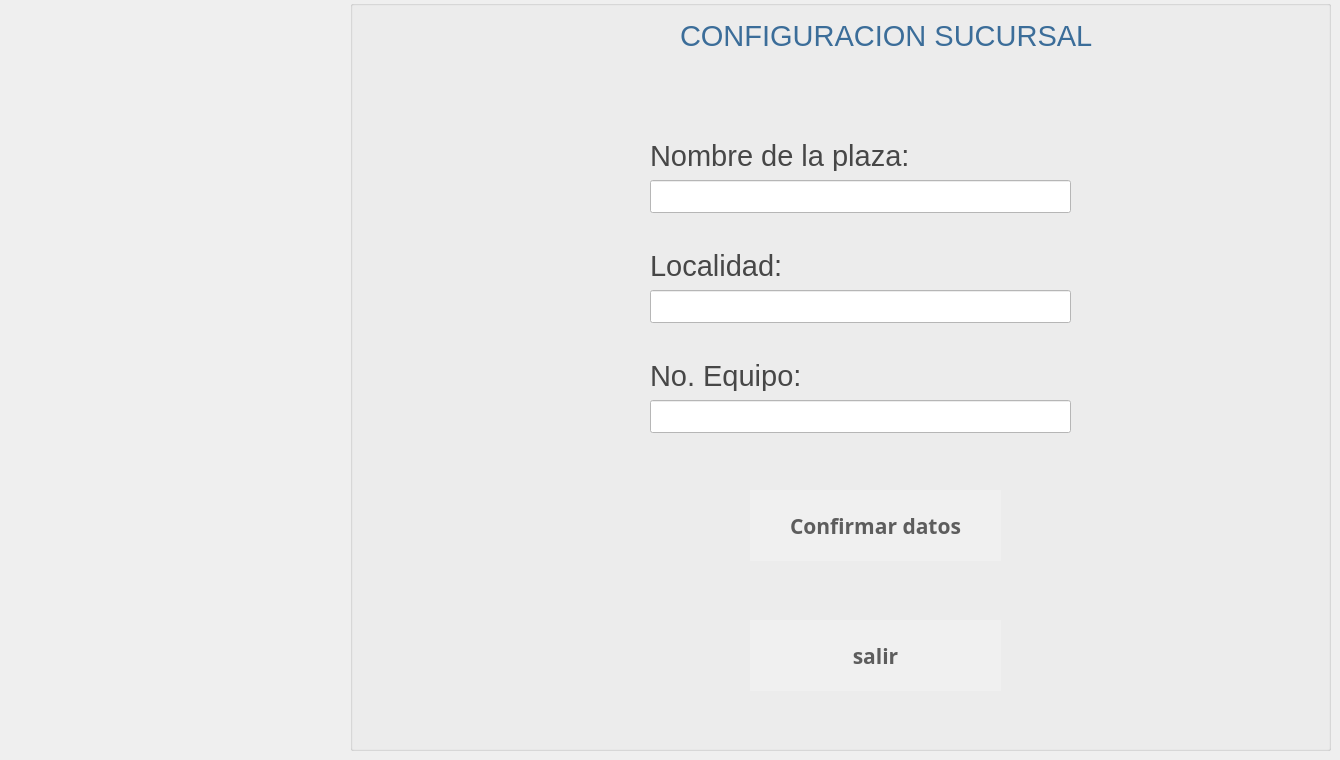
   <widget class="QWidget" name="page_18">
    <widget class="QGroupBox" name="groupBox_8">
     <property name="geometry">
      <rect>
       <x>350</x>
       <y>0</y>
       <width>981</width>
       <height>751</height>
      </rect>
     </property>
     <property name="title">
      <string/>
     </property>
     <widget class="QLabel" name="ltime_51">
      <property name="geometry">
       <rect>
        <x>300</x>
        <y>250</y>
        <width>391</width>
        <height>31</height>
       </rect>
      </property>
      <property name="font">
       <font>
        <family>Segoe UI</family>
        <pointsize>22</pointsize>
        <weight>50</weight>
        <italic>false</italic>
        <bold>false</bold>
       </font>
      </property>
      <property name="styleSheet">
       <string notr="true">background-color:transparent;
color:rgb(71, 71, 71)
</string>
      </property>
      <property name="text">
       <string>Localidad: </string>
      </property>
     </widget>
     <widget class="QLineEdit" name="lnom">
      <property name="geometry">
       <rect>
        <x>300</x>
        <y>180</y>
        <width>421</width>
        <height>33</height>
       </rect>
      </property>
      <property name="styleSheet">
       <string notr="true">background-color:white;
color:black;</string>
      </property>
     </widget>
     <widget class="QLineEdit" name="leq">
      <property name="geometry">
       <rect>
        <x>300</x>
        <y>400</y>
        <width>421</width>
        <height>33</height>
       </rect>
      </property>
      <property name="styleSheet">
       <string notr="true">background-color:white;
color:black;</string>
      </property>
     </widget>
     <widget class="QLabel" name="ltime_52">
      <property name="geometry">
       <rect>
        <x>300</x>
        <y>360</y>
        <width>491</width>
        <height>31</height>
       </rect>
      </property>
      <property name="font">
       <font>
        <family>Segoe UI</family>
        <pointsize>22</pointsize>
        <weight>50</weight>
        <italic>false</italic>
        <bold>false</bold>
       </font>
      </property>
      <property name="styleSheet">
       <string notr="true">background-color:transparent;
color:rgb(71, 71, 71)
</string>
      </property>
      <property name="text">
       <string>No. Equipo:</string>
      </property>
     </widget>
     <widget class="QPushButton" name="bsalirsucursal">
      <property name="geometry">
       <rect>
        <x>400</x>
        <y>620</y>
        <width>251</width>
        <height>71</height>
       </rect>
      </property>
      <property name="font">
       <font>
        <family>Ubuntu Mono</family>
        <pointsize>16</pointsize>
        <weight>75</weight>
        <italic>false</italic>
        <bold>true</bold>
        <underline>false</underline>
       </font>
      </property>
      <property name="toolTip">
       <string>Ayuda</string>
      </property>
      <property name="toolTipDuration">
       <number>3</number>
      </property>
      <property name="whatsThis">
       <string extracomment="help"/>
      </property>
      <property name="styleSheet">
       <string notr="true">background-color:rgb(240, 240, 240);
color:rgb(93, 93, 93);
border-radius:80%</string>
      </property>
      <property name="text">
       <string>salir</string>
      </property>
      <property name="icon">
       <iconset>
        <normaloff>../../../../../cajsSATELITE/eum/app/cajeroF/iconos/fb5.png</normaloff>../../../../../cajsSATELITE/eum/app/cajeroF/iconos/fb5.png</iconset>
      </property>
      <property name="iconSize">
       <size>
        <width>40</width>
        <height>40</height>
       </size>
      </property>
     </widget>
     <widget class="QPushButton" name="bconfirmarplaza">
      <property name="geometry">
       <rect>
        <x>400</x>
        <y>490</y>
        <width>251</width>
        <height>71</height>
       </rect>
      </property>
      <property name="font">
       <font>
        <family>Ubuntu Mono</family>
        <pointsize>16</pointsize>
        <weight>75</weight>
        <italic>false</italic>
        <bold>true</bold>
        <underline>false</underline>
       </font>
      </property>
      <property name="toolTip">
       <string>Ayuda</string>
      </property>
      <property name="toolTipDuration">
       <number>3</number>
      </property>
      <property name="whatsThis">
       <string extracomment="help"/>
      </property>
      <property name="styleSheet">
       <string notr="true">background-color:rgb(240, 240, 240);
color:rgb(93, 93, 93);
border-radius:80%</string>
      </property>
      <property name="text">
       <string>Confirmar datos</string>
      </property>
      <property name="icon">
       <iconset>
        <normaloff>../../../../../cajsSATELITE/eum/app/cajeroF/iconos/fl.png</normaloff>../../../../../cajsSATELITE/eum/app/cajeroF/iconos/fl.png</iconset>
      </property>
      <property name="iconSize">
       <size>
        <width>40</width>
        <height>40</height>
       </size>
      </property>
     </widget>
     <widget class="QLabel" name="ltime_53">
      <property name="geometry">
       <rect>
        <x>300</x>
        <y>140</y>
        <width>381</width>
        <height>31</height>
       </rect>
      </property>
      <property name="font">
       <font>
        <family>Segoe UI</family>
        <pointsize>22</pointsize>
        <weight>50</weight>
        <italic>false</italic>
        <bold>false</bold>
       </font>
      </property>
      <property name="styleSheet">
       <string notr="true">background-color:transparent;
color:rgb(71, 71, 71)
</string>
      </property>
      <property name="text">
       <string>Nombre de la plaza: </string>
      </property>
     </widget>
     <widget class="QLineEdit" name="lloc">
      <property name="geometry">
       <rect>
        <x>300</x>
        <y>290</y>
        <width>421</width>
        <height>33</height>
       </rect>
      </property>
      <property name="styleSheet">
       <string notr="true">background-color:white;
color:black;</string>
      </property>
     </widget>
     <widget class="QLabel" name="ltime_54">
      <property name="geometry">
       <rect>
        <x>330</x>
        <y>20</y>
        <width>491</width>
        <height>31</height>
       </rect>
      </property>
      <property name="font">
       <font>
        <family>Segoe UI</family>
        <pointsize>22</pointsize>
        <weight>50</weight>
        <italic>false</italic>
        <bold>false</bold>
       </font>
      </property>
      <property name="styleSheet">
       <string notr="true">background-color:transparent;
color:rgb(59, 109, 153);

</string>
      </property>
      <property name="text">
       <string>CONFIGURACION SUCURSAL</string>
      </property>
     </widget>
    </widget>
   </widget>
